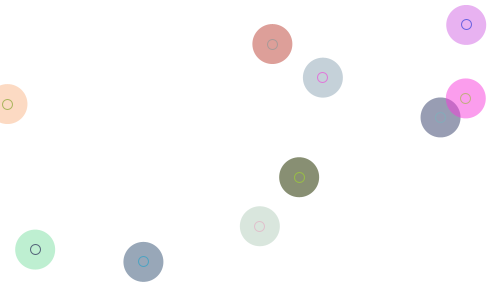
Frame 1 (no input)
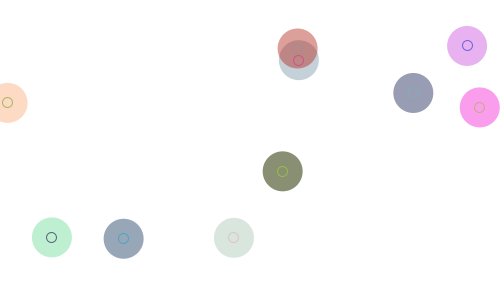
Frame 60 (the mouse pressed at the canvas centre just before this capture)
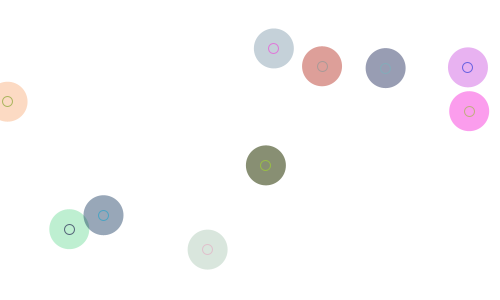
Frame 120 (the mouse held since frame 60 and released just before this capture)

The Processing sketch that drew these frames (run headless with seeded random() and noise(); from frame 60 on, the mouse is pressed at the canvas centre):

// Processing sketch: emerging_balls_with_solid_walls
// ── emerging_balls_with_solid_walls.pde
int _num=10;
Circle[] _circleArr = {};

void setup() {
  size(500, 300);
  background(255);
  smooth();
  strokeWeight(1);
  fill(150, 50);
  drawCircles();
}

void draw() {
  background(255);
  for(int i=0; i< _circleArr.length; i++) {
    Circle thisCirc = _circleArr[i];
    thisCirc.updateMe();
  }
}

void mouseReleased() {
  drawCircles();
}

void drawCircles() {
  for (int i=0; i<_num; i++) {
    Circle thisCirc = new Circle();
    thisCirc.drawMe();
    _circleArr = (Circle[])append(_circleArr, thisCirc);
  }
}


class Circle {
  
  float x, y, radius, alph, xmove, ymove, oldXMove, oldYMove;
  color linecol, fillcol;
  
  Circle() {
    x = random(width);
    y = random(height);
    
    radius = 20;
    linecol = color(random(255), random(255), random(255));
    fillcol = color(random(255), random(255), random(255));
    alph = random(255);
    
    xmove = random(1) - 0.5;
    ymove = random(1) - 0.5;
  }
  
  
  void drawMe() {
    noStroke();
    fill(fillcol, alph);
    ellipse(x, y, radius * 2, radius * 2);
    stroke(linecol, 150);
    noFill();
    ellipse(x, y, 10, 10);
  }
  
  void updateMe() {
    
    x += xmove;
    y += ymove;
    
    if (x > (width - radius)) { xmove = -xmove; }
    if (x < radius) { xmove = -xmove; }
    if (y > (height - radius)) { ymove = -ymove; }
    if (y < radius) { ymove = -ymove; }
    
    boolean touching = false;
    for (int i=0; i<_circleArr.length; i++) {
      Circle otherCirc = _circleArr[i];
      if (otherCirc != this) {
        float dis = dist(x, y, otherCirc.x, otherCirc.y);
        if ((dis - radius - otherCirc.radius) < 0) {
          
          oldXMove = xmove;
          oldYMove = ymove;
          
          xmove = - otherCirc.xmove;
          ymove = - otherCirc.ymove;
          
          otherCirc.xmove = - oldXMove;
          otherCirc.ymove = - oldYMove;
          
          touching = true;
           break;
        }
      }
    }
    
//    if (touching) {
//      if (alph > 0) {alph--;}
//    } else {
//      if (alph < 255) {alph += 2;}
//    }
    
    drawMe();
    
    
  }
}
